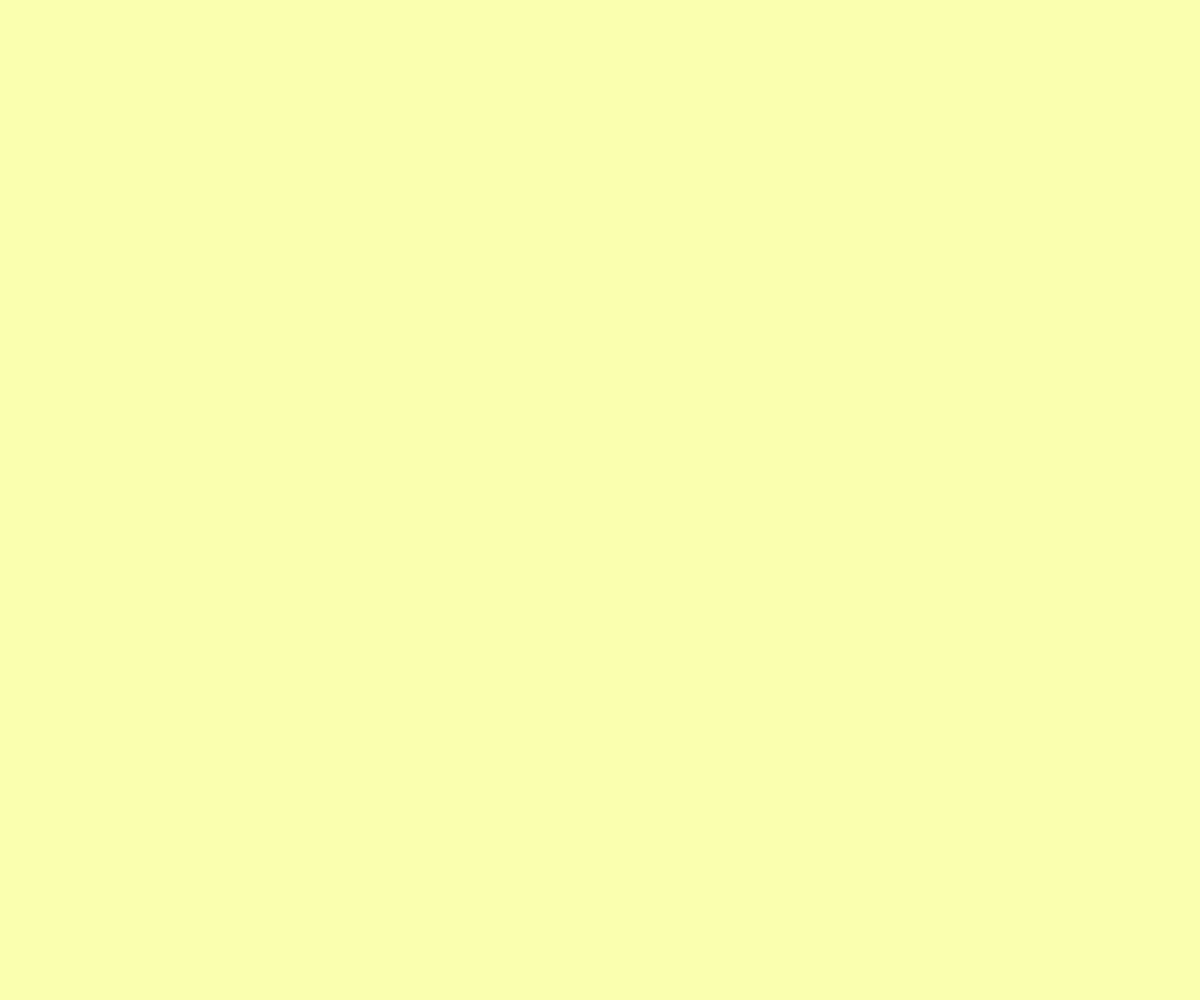
Frame 1 (no input)
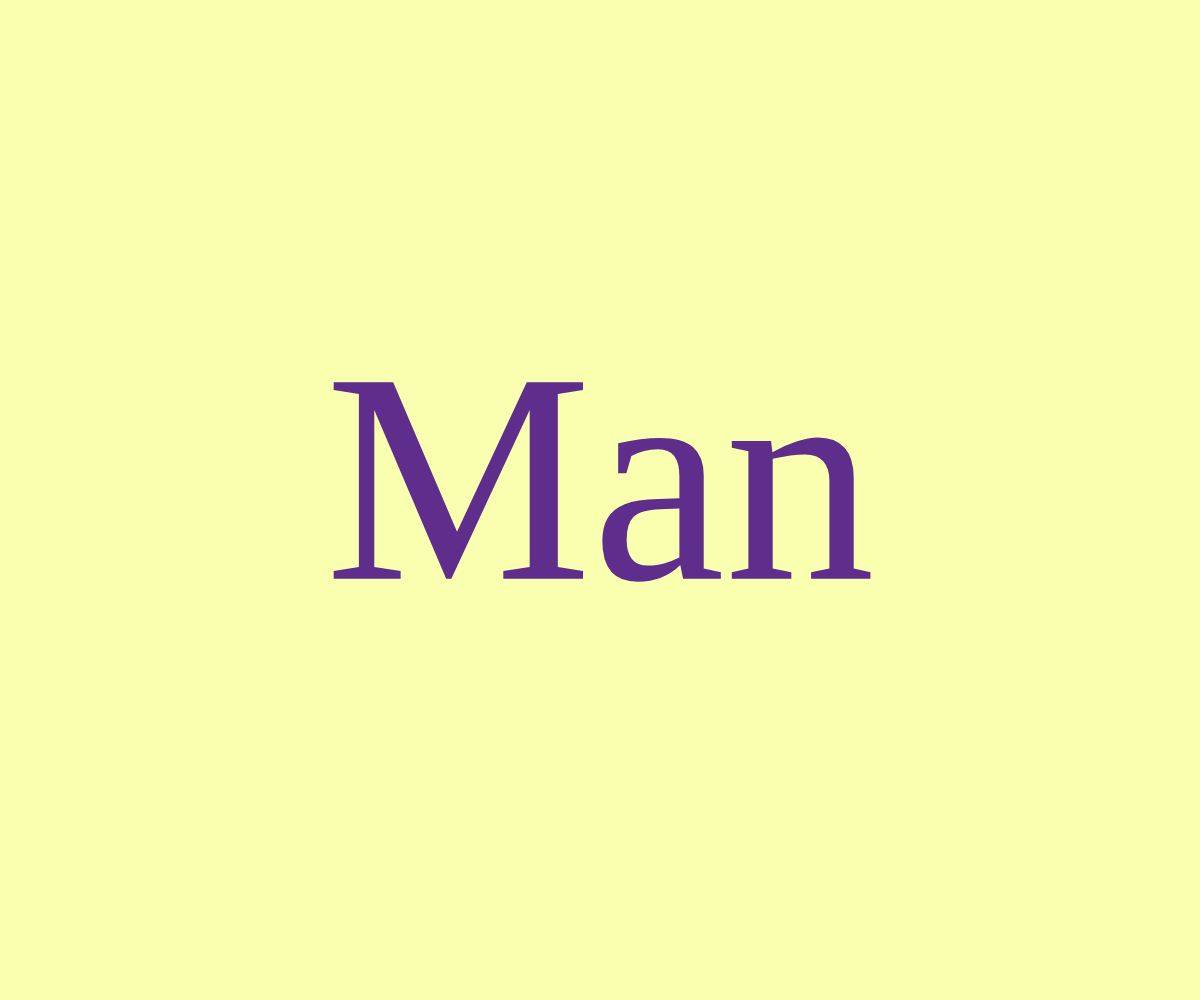
Frame 60 (no input)
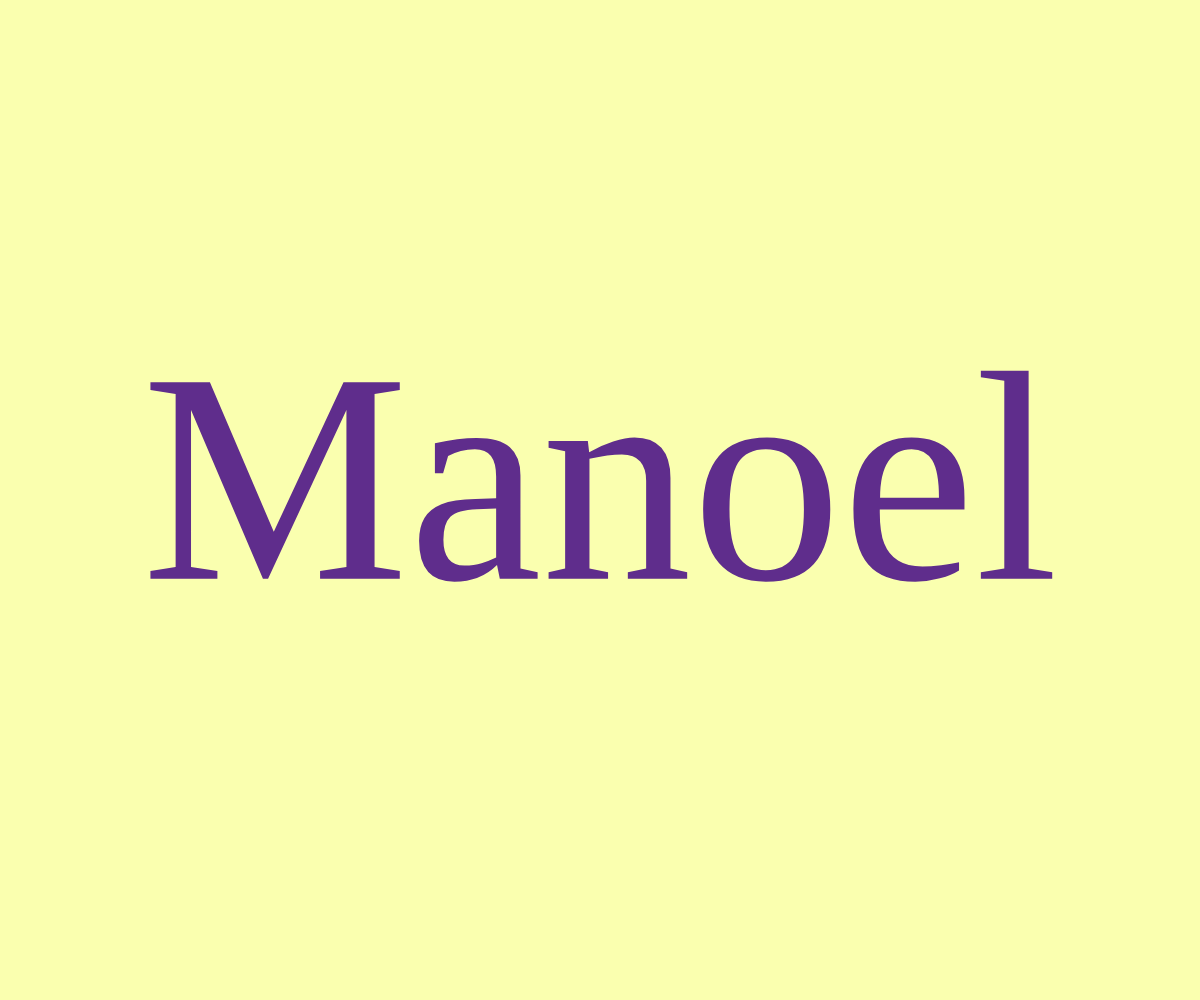
Frame 120 (the mouse pressed at the canvas centre since frame 60)

The p5.js sketch that drew these frames (run headless with seeded random() and noise() and a simulated clock; from frame 60 on, the mouse is pressed at the canvas centre):

// p5.js sketch
// ── sketch.js
let fonte;
let texto = "Manoel";

let indice = 0;
let ultimoTempo = 0;
let intervalo = 300;

function setup() {
  createCanvas(windowWidth, windowHeight);

  fonte = "Comic Sans MS";

  textFont(fonte);
  textAlign(CENTER, CENTER);
}

function draw() {
  background(250, 255, 175);
  fill(95, 45, 140);
  noStroke();
  textSize(min(width, height) * 0.30);

  if (millis() - ultimoTempo > intervalo) {
    indice++;

    ultimoTempo = millis();

    // Reinicia a animação
    if (indice > texto.length) {
      indice = 0;
    }
  }

  let palavraAtual = texto.substring(0, indice);

  text(palavraAtual, width / 2, height / 2);
}

function windowResized() {
  resizeCanvas(windowWidth, windowHeight);
}
